Frame 1 (no input): blank canvas, image omitted
Frame 60 (the mouse pressed at the canvas centre just before this capture): blank canvas, image omitted
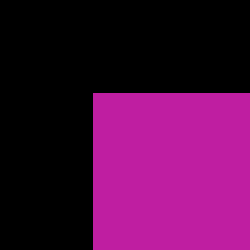
Frame 120 (the mouse held since frame 60 and released just before this capture)

The Processing sketch whose frames 1 and 60 were blank and that drew this single picture after the mouse press (run headless with seeded random() and noise(); from frame 60 on, the mouse is pressed at the canvas centre):

// Processing sketch: processing_17509
// ── processing_17509.pde

float posx = 0;
float posy = 0;
float r = 0;
float g = 0;
float b = 0;

void setup() {
  size(250,250);
  background(0);
}

void draw() {

  if(mousePressed) {
    fill (r,g,b);
    rectMode(CENTER);
    posx=mouseX++;
    posy=mouseY++;
    rect (posx,posy,posx,posy);
  }

  else {
    r = random(255);
    g = random(255);
    b = random(255);
    posx=0;
    posy=0;
  }
}
